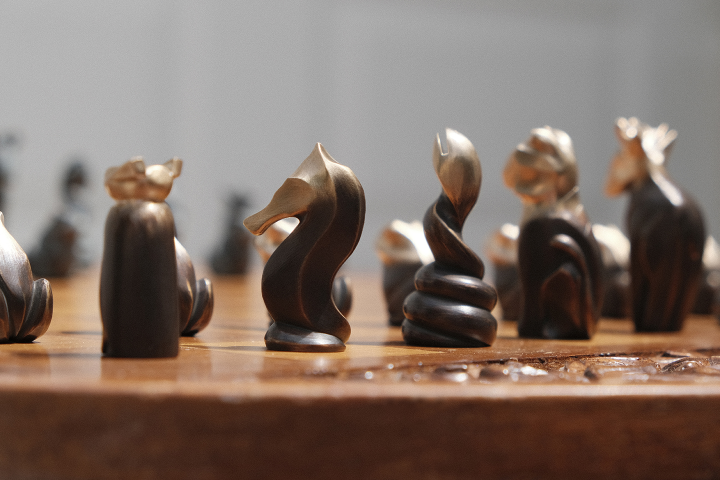
#> input picture images/content/custom-2.jpg, 1440 x 960 px, given in place of dressed-thresh-b-trim.png, which was not available (shown at 1/2 size)
$ python wall_items.py
#> lines starting #> are read from the running program, lines starting #| are printed output that depends on the picture; pictures that were not available may be replaced by others from this repository, and a replacement may not be noted
#!/usr/bin/env python3
"""Pin a couple of blank cards to the hero plate's wall.

Composited into the plate rather than laid over it in the browser, so they take
the plate's own grain and sit behind everything at the right depth. Each gets a
soft offset shadow — the light on these plates comes from camera-left, so the
shadow falls right and slightly down.

Dimensions are unchanged, so the composition's fractions still hold.
"""
import os
import numpy as np
from PIL import Image, ImageFilter

ROOT = os.path.dirname(os.path.dirname(os.path.dirname(os.path.abspath(__file__))))
PLATE = os.path.join(ROOT, "shelf/plates/dressed/dressed-thresh-b-trim.png")
OUT = os.path.join(ROOT, "shelf/plates/dressed/dressed-thresh-b-wall.png")
CARRIERS = os.path.join(ROOT, "shelf/carriers")

# x, y are the item's centre as a fraction of the plate; w is its width likewise.
ITEMS = [
    dict(src="letterpress-card.png", x=0.255, y=0.300, w=0.088, rot=-2.0),
    dict(src="apothecary-oval.png",  x=0.742, y=0.268, w=0.066, rot=1.5),
]


def main():
    plate = Image.open(PLATE).convert("RGBA")
    W, H = plate.size
#> W = 1440; H = 960
    for it in ITEMS:
        card = Image.open(os.path.join(CARRIERS, it["src"])).convert("RGBA")
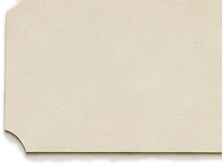
#> input picture shelf/carriers/letterpress-card.png, 222 x 165 px
#> card is the input picture: PIL image 222x165 RGBA; mean R, G, B, A 223.4, 213.6, 196.5, 241.3
        tw = int(W * it["w"])
#> tw = 126
        card = card.resize((tw, max(1, round(card.height * tw / card.width))), Image.LANCZOS)
#> card: PIL image 126x94 RGBA
        card = card.rotate(it["rot"], expand=True, resample=Image.BICUBIC)
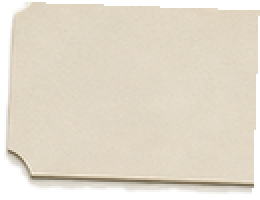
#> card: PIL image 130x100 RGBA (shown 2 times larger); mean R, G, B, A 197.1, 188.3, 172.9, 219.8; transparent parts drawn white

        shadow = Image.new("RGBA", card.size, (54, 46, 36, 0))
        shadow.putalpha(card.getchannel("A").point(lambda v: int(v * 0.42)))
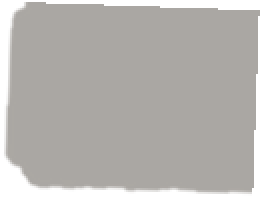
#> shadow: PIL image 130x100 RGBA (shown 2 times larger); mean R, G, B, A 54, 46, 36, 92.2; transparent parts drawn white
        shadow = shadow.filter(ImageFilter.GaussianBlur(max(2, tw * 0.022)))
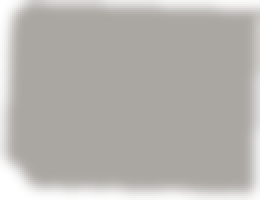
#> shadow: PIL image 130x100 RGBA (shown 2 times larger); mean R, G, B, A 54, 46, 36, 91.9; transparent parts drawn white

        cx, cy = int(W * it["x"]), int(H * it["y"])
#> cx = 367; cy = 288
        off = max(2, int(tw * 0.02))
#> off = 2
        plate.alpha_composite(shadow, (cx - card.width // 2 + off, cy - card.height // 2 + off))
        plate.alpha_composite(card, (cx - card.width // 2, cy - card.height // 2))
        print(f"{it['src']:22} {card.size} at {it['x']:.3f},{it['y']:.3f}")
#| letterpress-card.png   (130, 100) at 0.255,0.300
#> pass 2 of the loop in main, `for it in ITEMS:`:
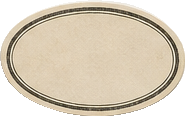
#> input picture shelf/carriers/apothecary-oval.png, 185 x 116 px
#> in main, card is the input picture: PIL image 185x116 RGBA; mean R, G, B, A 175.6, 162, 140.7, 199.9
#> in main, `shadow = shadow.filter(ImageFilter.GaussianBlur(max(2, tw * 0.022)))`:
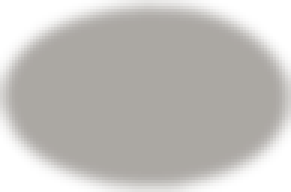
#> shadow: PIL image 97x64 RGBA (shown 3 times larger); mean R, G, B, A 54, 46, 36, 76.5; transparent parts drawn white
#> in main, `plate.alpha_composite(shadow, (cx - card.width // 2 + off, cy - card.h..`:
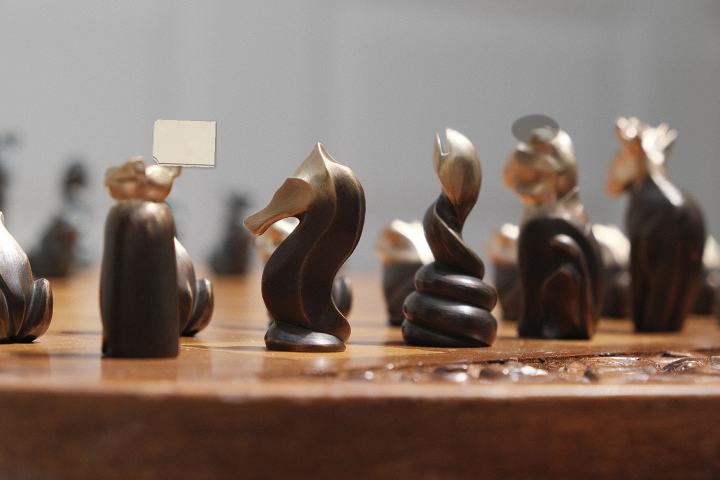
#> plate: PIL image 1440x960 RGBA (shown at 1/2 size); mean R, G, B, A 128, 111.7, 102.2, 255
#| apothecary-oval.png    (97, 64) at 0.742,0.268

    plate.convert("RGB").save(OUT)
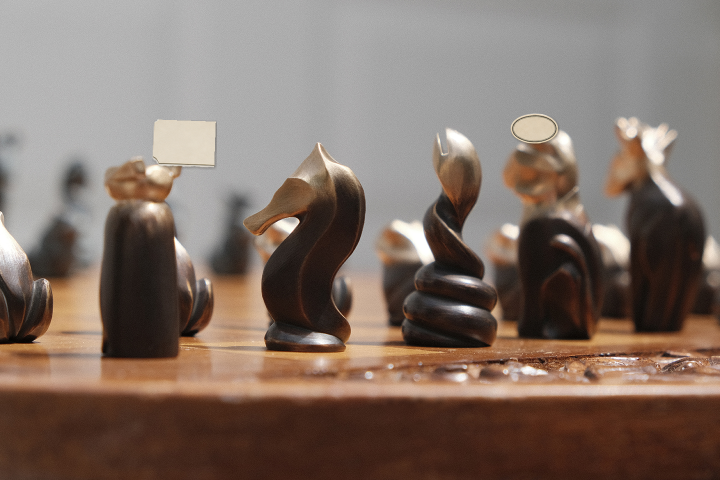
#> saved as dressed-thresh-b-wall.png: PIL image 1440x960 RGB (shown at 1/2 size); mean R, G, B 128.2, 111.9, 102.4
    print("wrote", os.path.relpath(OUT, ROOT))


if __name__ == "__main__":
    main()
